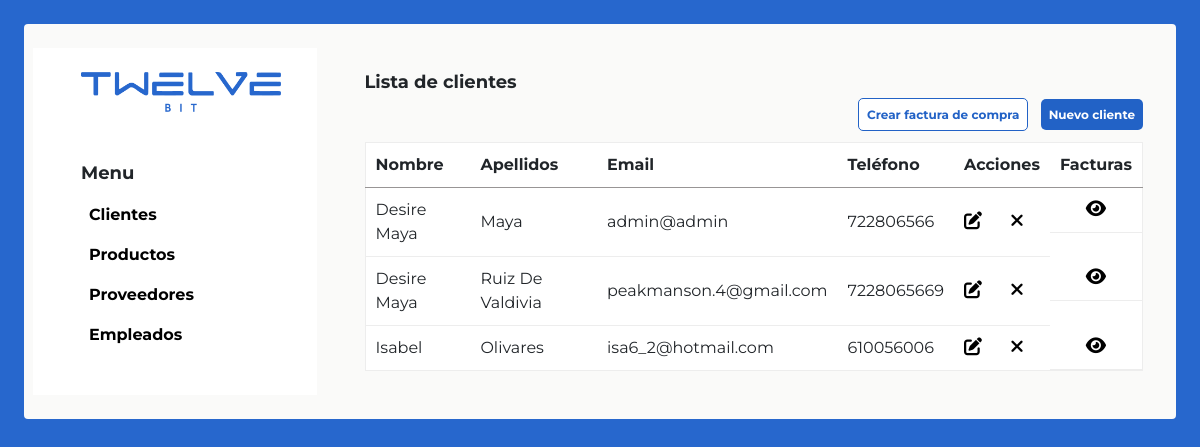
Before: / with the older database file.
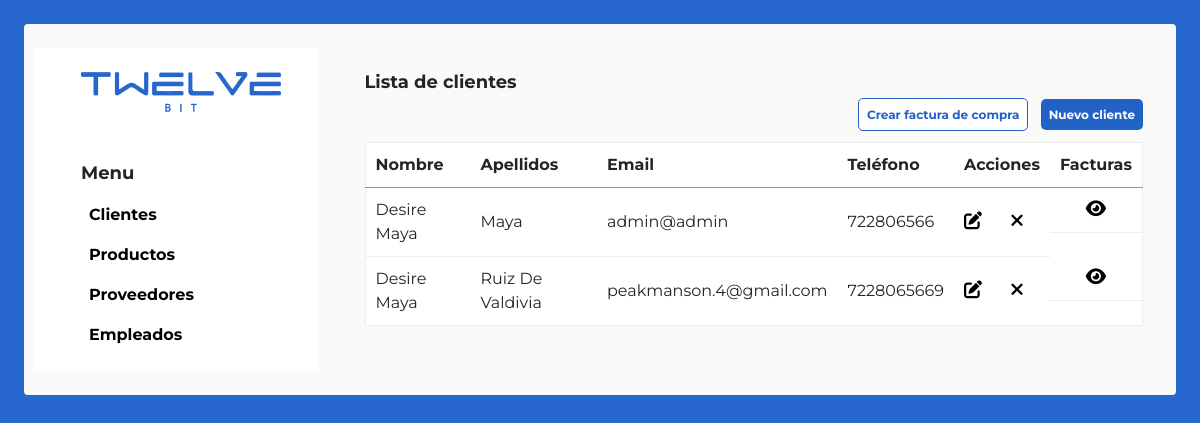
After: the same page with the newer database file.
### tables this page shows
CREATE TABLE `clientes` (
  `ID_Cliente` int(11) NOT NULL,
  `Nombre` varchar(100) DEFAULT NULL,
  `Apellidos` varchar(100) DEFAULT NULL,
  `NIF` varchar(20) DEFAULT NULL,
  `Direccion` varchar(255) DEFAULT NULL,
  `Telefono` varchar(20) DEFAULT NULL,
  `Email` varchar(100) DEFAULT NULL,
  `Password` varchar(255) NOT NULL
);

### index.php (the view, shortened to what this page needs)
<!DOCTYPE html>
<html lang="en">
<head>
    <link rel="stylesheet" href="css/style.css">
    <link rel="stylesheet" href="https://cdnjs.cloudflare.com/ajax/libs/font-awesome/6.5.1/css/all.min.css">
    <link rel="stylesheet" href="https://cdn.jsdelivr.net/npm/bootstrap@4.6.2/dist/css/bootstrap.min.css">
</head>
<body class="bg-azul overflow-hidden p-4">
    <div class="contenedor2 w-100">
        <div class="row p-4 d-flex justify-content-center">
        <div class="col-md-3 bg-bco p-4 pl-5 ">
            <img src="img/logoAzul.png" class="logo">
              <p class="fs18 bold fsMono mt-5">Menu</p>
                <nav class="d-flex flex-column pl-2">
                    <a href="#" id="nav_0" class="negro bold" data-table="clientes">Clientes</a>
                    <a href="#" id="nav_1" class="negro bold mt-3" data-table="productos">Productos</a>
                    <a href="#" id="nav_2" class="negro bold mt-3" data-table="proveedores">Proveedores</a>
                    <a href="#" id="nav_3" class="negro bold mt-3" data-table="empleados">Empleados</a>
                </nav>
            </div>
            <div class="col-md-9 p-4 pl-5 ">
                <div id="clientes" class="table-section">
                    <h1 class="fs18 bold fsMono">Lista de clientes</h1>
                    <p class="text-right">
                        <a href="crearFacturaVenta.php" class="boton2 bold mr-2 ">Crear factura de compra</a>
                        <a href="agregar.php" class="boton bold">Nuevo cliente</a>
                    </p>
                    <table class="w-100">
                        <thead>
                            <tr>
                                <th>Nombre</th>
                                <th>Apellidos</th>
                                <th>Email</th>
                                <th>Teléfono</th>
                                <th >Acciones</th>
                                <th class='d-flex justify-content-center'>Facturas</th>
                            </tr>
                        </thead>
                        <tbody>
                        <?php
                                include 'conexion.php';
                                $sql = "SELECT * FROM clientes";
                                $result = $conn->query($sql);
                                if ($result->num_rows > 0) {
                                    while($row = $result->fetch_assoc()) {
                                        echo "<tr>
                                                <td>" . $row["Nombre"]. "</td>
                                                <td>" . $row["Apellidos"]. "</td>
                                                <td>" . $row["Email"]. "</td>
                                                <td>" . $row["Telefono"]. "</td>
                                                <td>
                                                    <a class='mr-4' href='editar.php?id=" . $row["ID_Cliente"] . "'><i class='fa-solid fa-pen-to-square negro fs18'></i></a>
                                                    <a href='eliminar.php?id=" . $row["ID_Cliente"] . "'><i class='fa-solid fa-xmark negro fs18'></i></a>
                                                </td>
                                                <td class='d-flex justify-content-center'>
                                                <a href='verFacturasCliente.php?id=" . $row["ID_Cliente"] . "'><i class='fa-solid fa-eye negro fs18'></i></a>
                                                </td>
                                            </tr>";
                                    }
                                } else {
                                    echo "<tr><td colspan='6'>No hay clientes registrados</td></tr>";
                                }
                        ?>
                        </tbody>
                    </table>
                </div>
            </div>
        </div>
    </div>
</body>
</html>

### css/style.css (style rules this page uses)
* { margin: 0; padding: 0; font-family: 'Montserrat', sans-serif; }
.bg-azul { background-color: #2767CD; }
.bg-bco { background-color:#ffffff }
.negro { color:#000000 }
.contenedor2 { background-color:#FAFAF9; border-radius:4px; }
.fs18 { font-size:18px; }
.bold { font-weight: 700; }
.boton { background-color: #2262C6; border-radius:5px; font-size:12px; padding:8px; color:#ffffff; border:none; }
.boton2 { background-color: #ffffff; border: 1px solid #2262C6 ; border-radius:5px; font-size:12px; padding:8px; color:#2262C6; }
.logo { width:200px; }
table { border:1px solid #EDEDED; background-color:#ffffff; }
thead { background-color:#ffffff; border-bottom:1px solid #989595; }
th { padding:10px }
td { padding:10px; border-bottom:1px solid #EDEDED; }
body { background-color: #2767CD; }

Changed rows visible on the page:
removed clientes: Nombre "Isabel", Apellidos "Olivares", Email "isa6_2@hotmail.com", Telefono "610056006"
